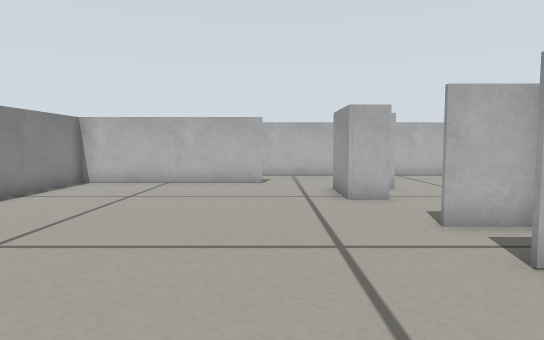
view 1 (above)

17 first-person views from a walk through a Gazebo world. The camera is 0.29 m above the floor, tilts 4° down and sees 75° across. The floor is counted in squares, 0.2 m on a side. Each view is taken from the middle of a square. On the plan, view 1 faces up. The plan holds only what a view shows up to about 15 squares ahead; the rest is blank. The robots in the file are not drawn.

view 2
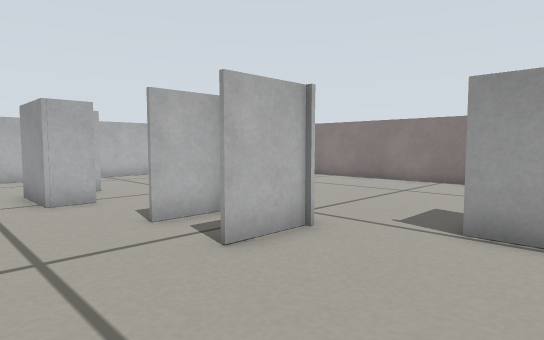

view 3
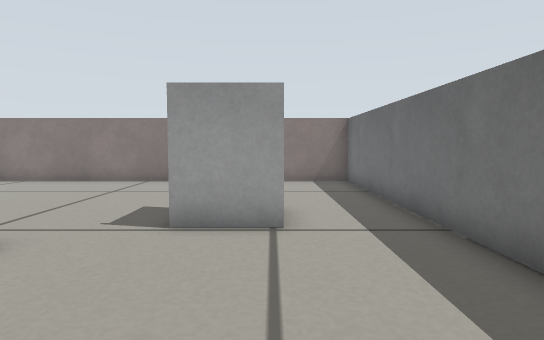

view 4
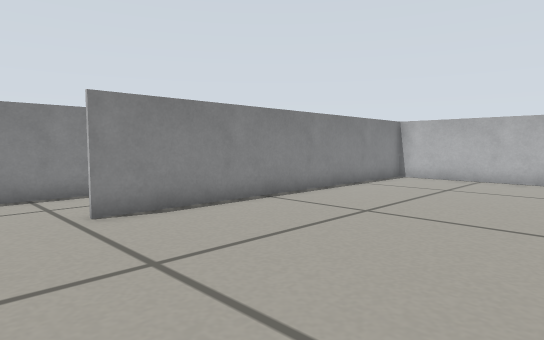

view 5
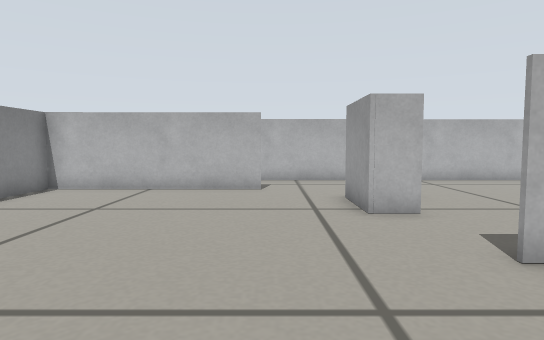

view 6
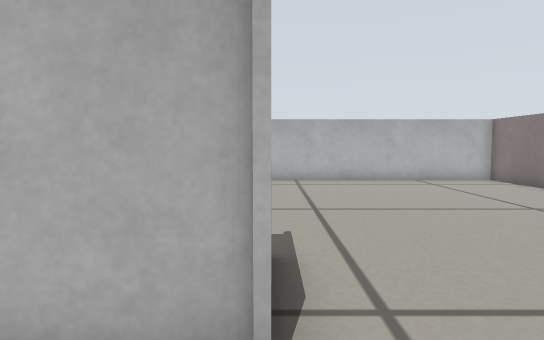

view 7
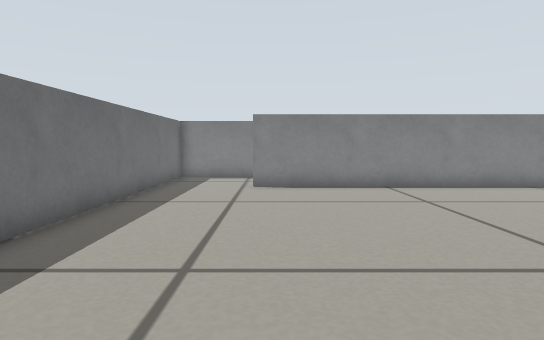

view 8
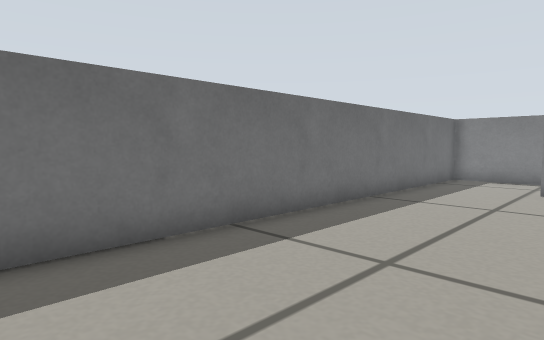

view 9
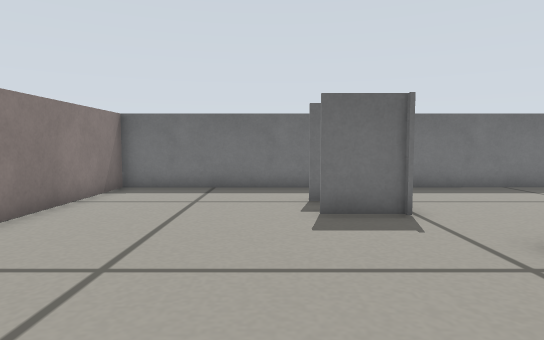

view 10
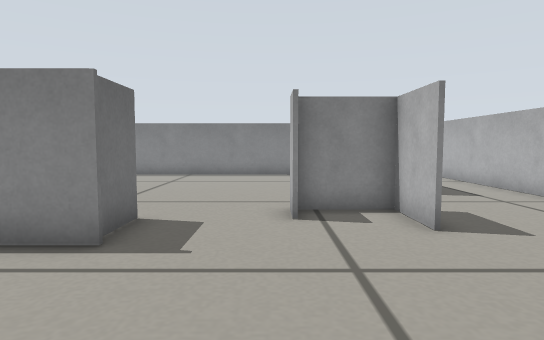

view 11
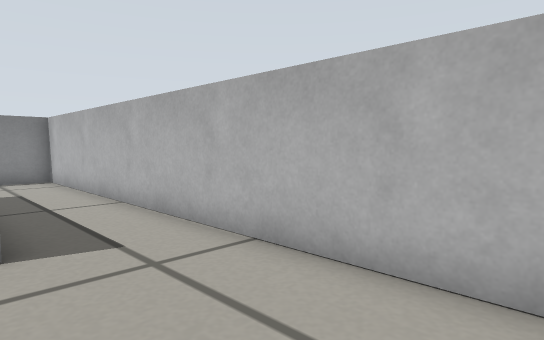

view 12
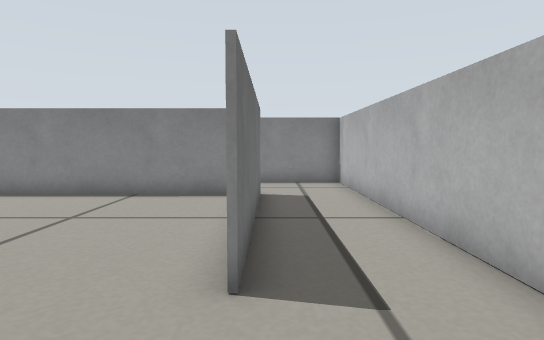

view 13
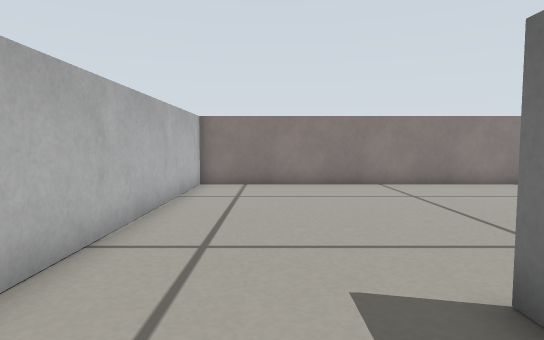

view 14
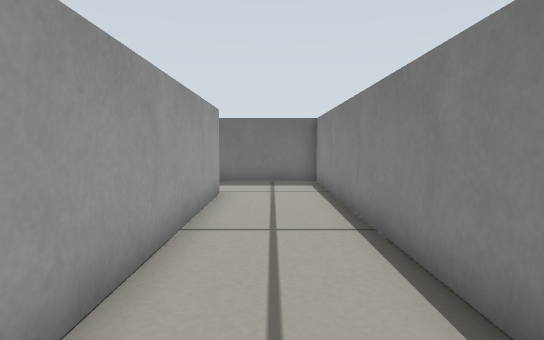

view 15
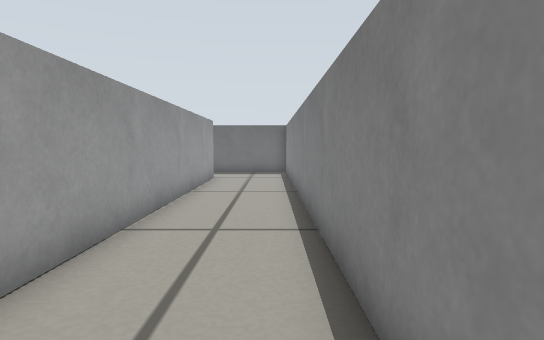

view 16
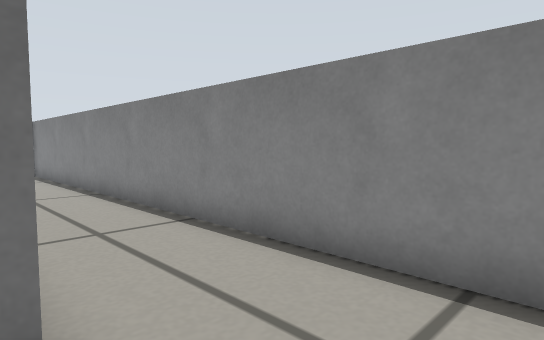

view 17
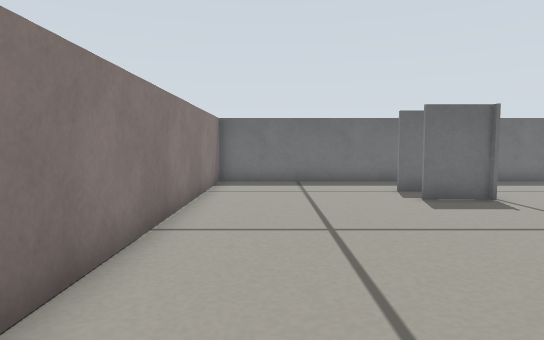

### Floor plan
Points are (right, up) in squares from view 1. A wall is a line through its corners. A room is listed if a view was taken in it or the views show most of it. See-through windows are left out.
Room 1 (views 1, 2, 3, 4, 5, 6, 7, 8, 9, 10, 11, 12, 13, 14, 15, 16, 17)
walls: (3, 6.3) (4.5, 6.3); (3.3, 9.4) (2, 9.4) (2, 11.9); (4.8, 6.2) (3, 6.2); (5, 6.6) (5, 5); (5, 4.1) (3, 4); (3.6, 11.9) (4.1, 11.9); (4.1, 11.8) (2.1, 11.8) (2.1, 9.5); (-0.2, 13.6) (-7.3, 13.6) (-7.3, 0.3); (6.1, -0.3) (6.1, 1.7) (8, 1.7); (7.3, -0.1) (8, -0.1); (-7.4, 0.3) (-7.4, 12.8); (-7.5, 13.7) (-0.2, 13.7); (14.1, 16.7) (-10.8, 16.6) (-10.8, -3.1) (14.1, -3) (14.1, 16.7)

Positions as (right, up) in squares from view 1, and headings:
1: (0, 0), facing up
2: (0, 0), facing up-right
3: (0, 0), facing right
4: (0, -2), facing up-left
5: (0, 2), facing up
6: (5, 2), facing up
7: (5, 1), facing left
8: (5, 2), facing down-left
9: (9, 9), facing down
10: (10, 9), facing left
11: (5, 13), facing up-left
12: (3, 14), facing left
13: (1, 14), facing right
14: (-9, 11), facing down
15: (-10, 16), facing down
16: (-7, 16), facing down-left
17: (12, 11), facing down
